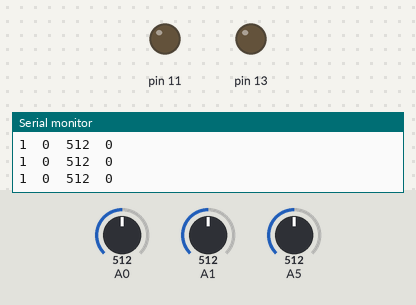
Simulated run of this sketch. Board: Arduino Uno, built with avr-gcc and run on an emulated ATmega328P. Parts: output pins drawn as LEDs (lit = HIGH), the last lines printed to the serial monitor. Inputs (shaded band) come from the test bench; at power-on: A1 = 512, A5 = 512, A0 = 512.

Above: at 1.2 s.
1.3 s: A1 set to 922
4.3 s: A1 set to 943
At 6.4 s:
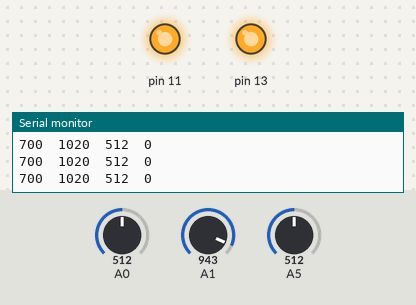
7.0 s: A5 set to 710
At 8.4 s:
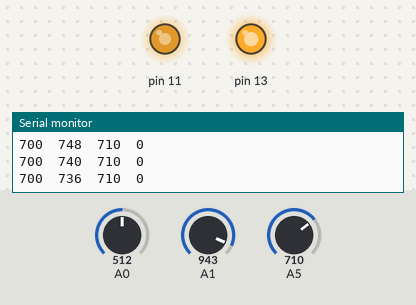
10.0 s: A1 set to 356
13.0 s: A1 set to 337
At 14.3 s:
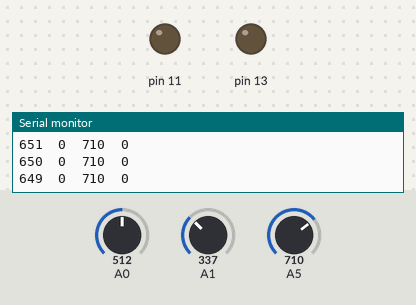
16.0 s: A5 set to 511
At 31.8 s:
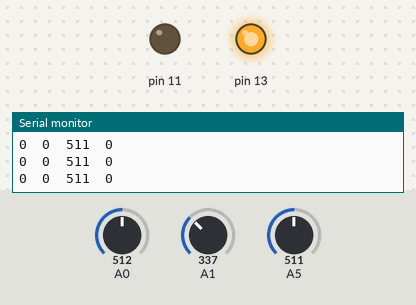
Timing chart, 0 to 32.5 s (numbered marks = the images above; inputs shaded):
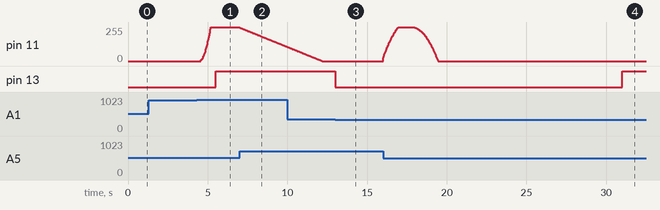

The sketch:

opto_loop_2.ino
```cpp
/*
The opto-loop project : phase 1 : open loop tuning

Actuator : a LED connected to D11 (a PWM-capable digital pin)
  - negative terminal to ground
  - positive terminal to D11 via a 470 Ohm resistor
Sensor : a LDR connected to A5 (analog input)
  - terminal 1 to +5V
  - terminal 2 to A5, with a pulldown resistor to GND (typ more than 10k)

Manual control : a joystick connected to A1, with integral control and deadband

Output to plotter :
  - the set point (from the potentiometer)
  - the actuator signal (driving the LED through PWM)
  - the sensor signal (from the ADC)

*/

const int loop_frequency = 40;  // should be a divider of 1000
const int loop_delay = 1000 / loop_frequency; // approximately

int centerX, centerY;
int paramX = 1, paramY = 1;

const int deadspan = 100;
const int paramin = 0;   // to be adjusted according to application needs
const int paramax = 700;
// integration rate :
// from 0 to paramax, it takes (rate_div*paramax)/(loop_frequency*joydev) seconds
const int rate_div = 64;


// the setup routine runs once when you press reset:
void setup() {
  pinMode( 13, OUTPUT );
  centerX = analogRead(A0);
  centerY = analogRead(A1);

// initialize serial communication at 9600 bits per second:
  Serial.begin(9600);
  // plot labels (Note : keep the AVR reset while starting the plotter)
  Serial.println("SetPoint Actuator Sensor PlotRef");
  centerX = analogRead(A0);
  centerY = analogRead(A1);
}

// a function to remove the joystick deadband
int killdead( int v ) {
  if  ( v >= 0 ) {
      v -= deadspan;
      if  ( v < 0 ) v = 0;
      }
  else {
      v += deadspan;
      if  ( v > 0 ) v = 0;
      }
return v;
}

// the integrator for the servo PI algorithm
int integrator = 0;
const int LOG_TAU = 3;

// the loop routine runs over and over again forever:
void loop() {
// read the joystick inputs
  // int joyX = analogRead(A0) - centerX;
  int joyY = analogRead(A1) - centerY;
  // joyX = killdead( joyX );
  joyY = killdead( joyY );
// integrate
  // paramX += ( joyX / rate_div );
  paramY += ( joyY / rate_div );
// bound
  // paramX = constrain( paramX, paramin, paramax );
  paramY = constrain( paramY, paramin, paramax );
  if  ( ( paramX == paramin ) || ( paramX == paramax ) ||
        ( paramY == paramin ) || ( paramY == paramax )
      ) digitalWrite( 13, 1 );
  else digitalWrite( 13, 0 );

// read the sensor inputs
  int valLDR = analogRead(A5);

// compute the control (the set value aka command is paramY)
  int error = paramY - valLDR;
  integrator += error;
  // integrator contents are bounded in order to provide quick recovery in case of saturation of the servo
  integrator = constrain( integrator, 0, ( 255 << LOG_TAU ) );
  int PW = ( error >> 2 ) + ( integrator >> LOG_TAU );
// drive the LED @ 11 with valX , range 0 - 255
  PW = constrain( PW, 0, 255 );
  analogWrite( 11, PW );

  static int count = 0;
  // print out the signals
  // print also a reference pulse to keep the Y autoscale quiet
  // Note : the IDE plotter X range is 500 samples (fixed)
  Serial.print( paramY );   Serial.print("  ");
  Serial.print( PW << 2 );  Serial.print("  ");
  Serial.print( valLDR );   Serial.print("  ");
  Serial.println( count?0:1023 );
  count = count + 1;
  if  ( count > 495 ) count = 0;  // a little less than the full plotter X range
  delay(loop_delay);        // approximate servo loop period (ms)
}
```

Measured:
- the behaviour switches between 931 and 932 on A1 (found by bisection; images 0 and 1)
- the behaviour switches between 349 and 348 on A1 (found by bisection; images 2 and 3)
- after the input at 4.3 s, pin 13: LOW → HIGH after 1.2 s instead of 1.5 s
- after the input at 7.0 s, pin 11: moves from 255/255 to 107/255 over 3.0 s, starting at once
- after the input at 13.0 s, pin 13: HIGH → LOW at once
- after the input at 16.0 s, pin 11: rises from 0/255 to 255/255 in 0.96 s, then falls to 0/255 in 2.5 s
